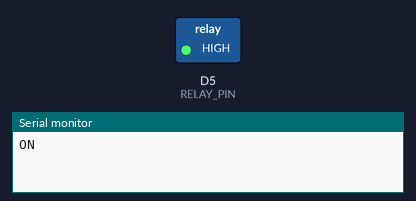
Bench run of a sketch on a simulated ESP8266 (NodeMCU). Shown: switched loads named in the sketch (green lamp = pin HIGH), the last lines printed to the serial monitor.

Above: at 2.5 s.
At 7.5 s:
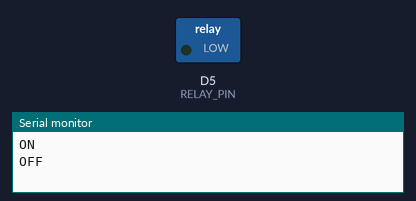
Timing chart, 0 to 13.0 s (numbered marks = the images above):
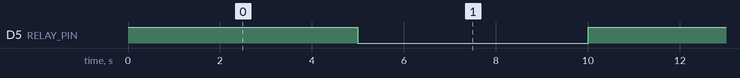

The sketch:

Control_relay.ino
```cpp
#include <Wire.h>
#define RELAY_PIN D5 // Relay nối với Pin D5


void setup() {
  // put your setup code here, to run once:
  Serial.begin(115200);
  pinMode(RELAY_PIN, OUTPUT);

}

void loop() {
  /// Bật
  digitalWrite(RELAY_PIN, HIGH);
  Serial.println("ON");
  delay(5000);  /// Nghỉ 5s

  /// Tắt
  digitalWrite(RELAY_PIN, LOW);
  Serial.println("OFF");
  delay(5000);  /// Nghỉ 5s
}
```

Measured:
- by itself, D5 (RELAY_PIN): alternates HIGH for 5.0 s and LOW for 5.0 s
